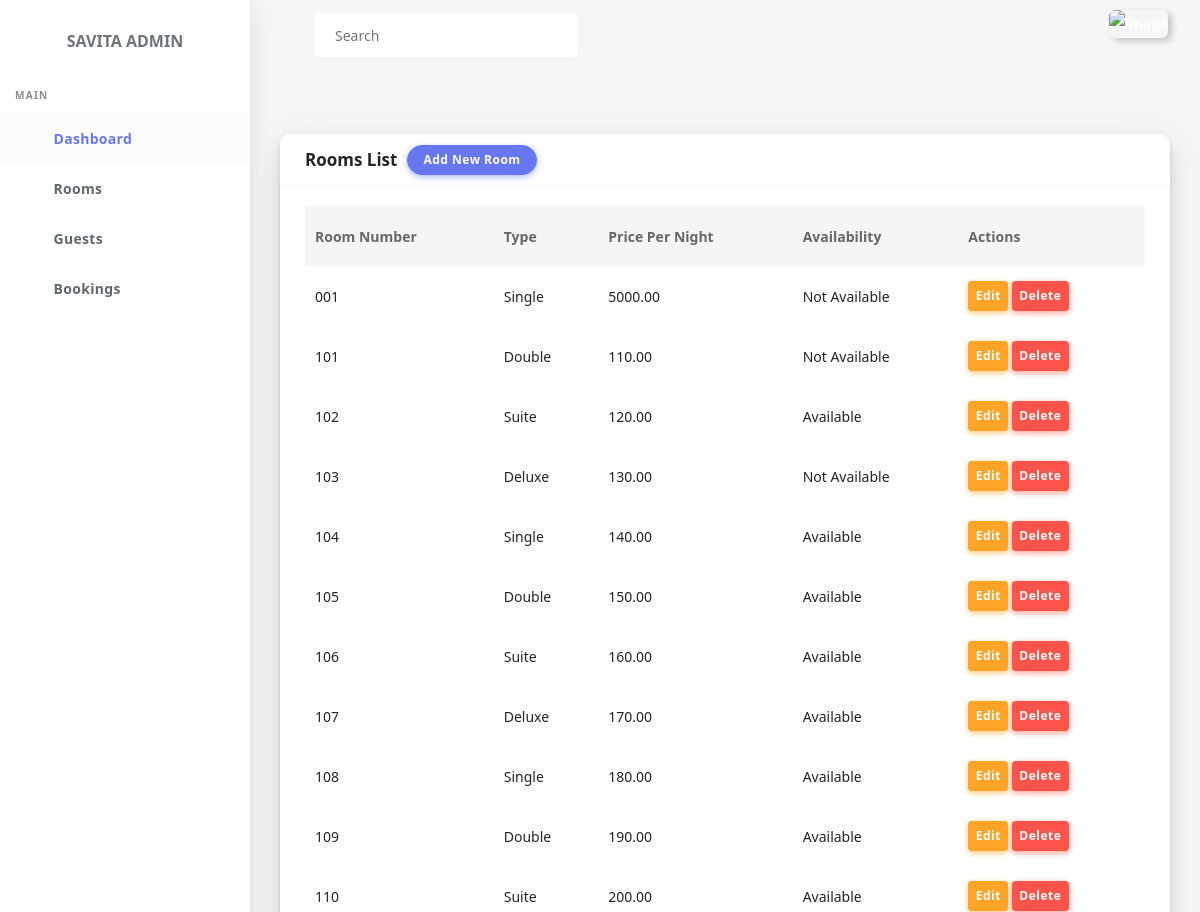
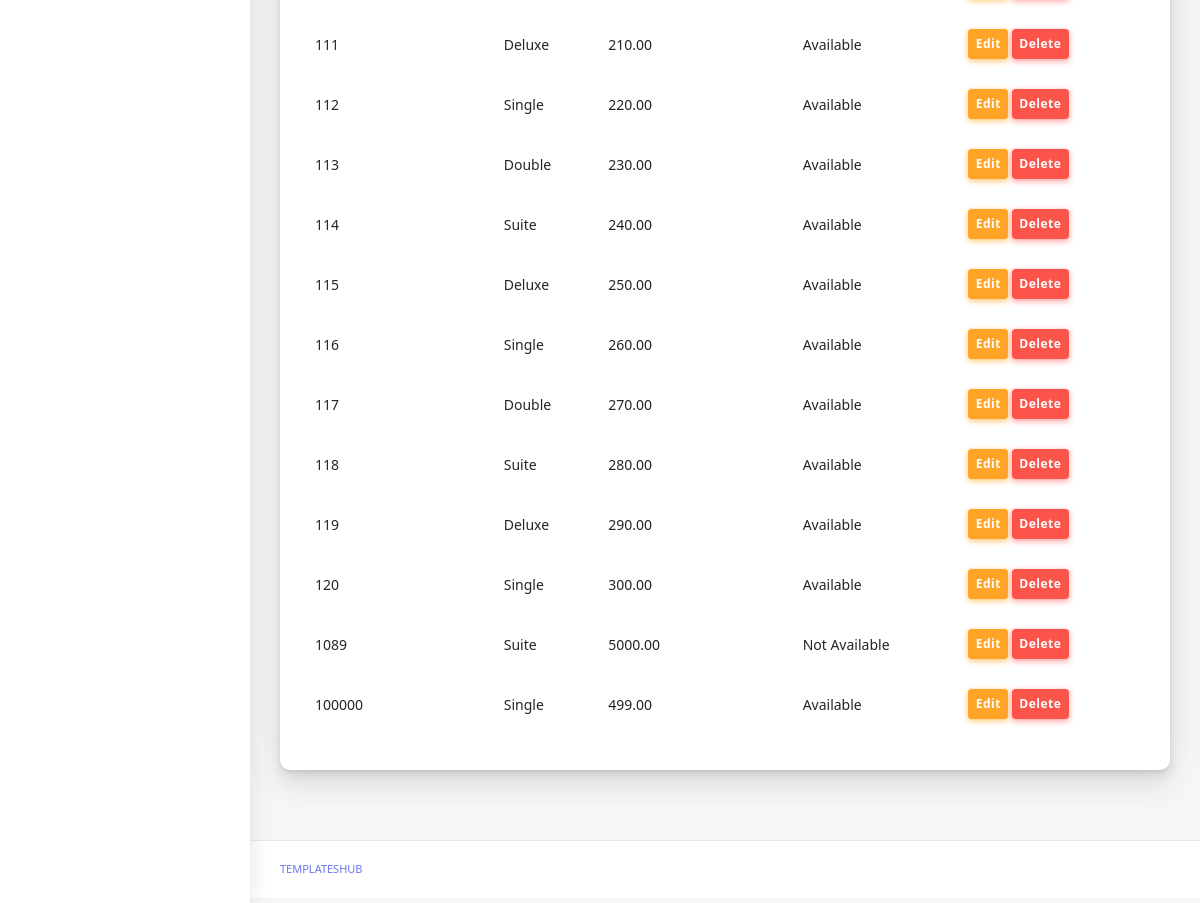
The app's page /room_list/ with its own data (2 pictures, top to bottom).
### src/models.py (models this page shows, shortened)
class Room(models.Model):
    ROOM_TYPES = [
        ('single', 'Single'),
        ('double', 'Double'),
        ('suite', 'Suite'),
    ]
    room_number = models.CharField(max_length=10, unique=True)
    room_type = models.CharField(max_length=10, choices=ROOM_TYPES)
    price_per_night = models.DecimalField(max_digits=8, decimal_places=2)
    is_available = models.BooleanField(default=True)

### src/views.py (the view)
# urls.py: path('room_list/', views.room_list, name='room_list'),
def room_list(request):
    rooms = Room.objects.all()
    return render(request, 'savita_admin/room_list.html', {'rooms': rooms})

### src/templates/savita_admin/room_list.html
{% extends "savita_admin/partials/base.html" %}
{% block content %}
<div class="main-content mt-1">
    <div class="card">
        <div class="card-header">
            <h4>Rooms List</h4>
            <a href="{% url 'room_create' %}" class="btn btn-primary">Add New Room</a>
        </div>
        <div class="card-body">
            <table class="table table-stripped" id="table-1">
                <thead>
                    <tr>
                        <th>Room Number</th>
                        <th>Type</th>
                        <th>Price Per Night</th>
                        <th>Availability</th>
                        <th>Actions</th>
                    </tr>
                </thead>
                <tbody>
                    {% for room in rooms %}
                    <tr>
                        <td>{{ room.room_number }}</td>
                        <td>{{ room.get_room_type_display }}</td>
                        <td>{{ room.price_per_night }}</td>
                        <td>{{ room.is_available|yesno:"Available,Not Available" }}</td>
                        <td>
                            <a href="{% url 'room_update' room.id %}" class="btn btn-warning btn-sm">Edit</a>
                            <a href="{% url 'room_delete' room.id %}" class="btn btn-danger btn-sm">Delete</a>
                        </td>
                    </tr>
                    {% endfor %}
                </tbody>
            </table>
        </div>
    </div>
</div>
{% endblock content %}

### src/templates/savita_admin/partials/base.html (shortened to what this page needs)
{% load static %}
<!DOCTYPE html>
<html lang="en">
<head>
  <link rel="stylesheet" href="{% static 'savita_admin/assets/css/app.min.css' %}">
  <link rel="stylesheet" href="{% static 'savita_admin/assets/css/style.css' %}">
  <link rel="stylesheet" href="{% static 'savita_admin/assets/css/components.css' %}">
  <link rel="stylesheet" href="{% static 'savita_admin/assets/bundles/datatables/datatables.min.css' %}">
  <link rel="stylesheet" href="{% static 'savita_admin/assets/bundles/datatables/DataTables-1.10.16/css/dataTables.bootstrap4.min.css' %}">
  <link rel="stylesheet" href="{% static 'savita_admin/assets/bundles/select2/dist/css/select2.min.css' %}">
  <link rel="stylesheet" href="{% static 'savita_admin/assets/css/custom.css' %}">
</head>
<body>
  <div id="app">
    <div class="main-wrapper main-wrapper-1">
        <nav class="navbar navbar-expand-lg main-navbar sticky">
            <div class="form-inline mr-auto">
              <ul class="navbar-nav mr-3">
                <li><a href="#" data-toggle="sidebar" class="nav-link nav-link-lg collapse-btn"> </a></li>
                <li><a href="#" class="nav-link nav-link-lg fullscreen-btn">
                  </a></li>
                <li>
                  <form class="form-inline mr-auto">
                    <div class="search-element">
                      <input class="form-control" type="search" placeholder="Search" aria-label="Search" data-width="200">
                      <button class="btn" type="submit">
                        <i class="fas fa-search"></i>
                      </button>
                    </div>
                  </form>
                </li>
              </ul>
            </div>
            <ul class="navbar-nav navbar-right">
              <li class="dropdown dropdown-list-toggle"><a href="#" data-toggle="dropdown" class="nav-link notification-toggle nav-link-lg"><i data-feather="bell" class="bell"></i>
                </a>
              </li>
              <li class="dropdown"><a href="#" data-toggle="dropdown"
                  class="nav-link dropdown-toggle nav-link-lg nav-link-user"> <img alt="image" src="{{ request.user.profile.profile_picture.url }}"
                    class="user-img-radious-style"> </a>
              </li>
            </ul>
        </nav>
        <div class="main-sidebar sidebar-style-2">
            <aside id="sidebar-wrapper">
              <div class="sidebar-brand mt-2">
                <h6 class="pt-4">SAVITA ADMIN</h6>
              </div>
              <ul class="sidebar-menu">
                <li class="menu-header">Main</li>
                <li class="dropdown active">
                  <a href="#" class="nav-link"><span>Dashboard</span></a>
                </li>
                <li class="dropdown">
                  <a href="#" class="menu-toggle nav-link has-dropdown"><span>Rooms</span></a>
                </li>
                <li class="dropdown">
                  <a href="#" class="menu-toggle nav-link has-dropdown"><span>Guests</span></a>
                </li>
                <li class="dropdown">
                  <a href="#" class="menu-toggle nav-link has-dropdown"><span>Bookings</span></a>
                </li>
              </ul>
            </aside>
        </div>
        {% block content %}
        {% endblock content %}
        <footer class="main-footer">
            <div class="footer-left">
              <a href="templateshub.net">Templateshub</a>
            </div>
        </footer>
    </div>
</div>
</body>
</html>

### records on screen
Room: room_number "001", room_type "Single", price_per_night "5000.00", is_available "Not Available"
Room: room_number "101", room_type "Double", price_per_night "110.00", is_available "Not Available"
Room: room_number "102", room_type "Suite", price_per_night "120.00", is_available "Available"
Room: room_number "103", room_type "Deluxe", price_per_night "130.00", is_available "Not Available"
Room: room_number "104", room_type "Single", price_per_night "140.00", is_available "Available"
Room: room_number "105", room_type "Double", price_per_night "150.00", is_available "Available"
Room: room_number "106", room_type "Suite", price_per_night "160.00", is_available "Available"
Room: room_number "107", room_type "Deluxe", price_per_night "170.00", is_available "Available"
Room: room_number "108", room_type "Single", price_per_night "180.00", is_available "Available"
Room: room_number "109", room_type "Double", price_per_night "190.00", is_available "Available"
Room: room_number "110", room_type "Suite", price_per_night "200.00", is_available "Available"
Room: room_number "111", room_type "Deluxe", price_per_night "210.00", is_available "Available"
Room: room_number "112", room_type "Single", price_per_night "220.00", is_available "Available"
Room: room_number "113", room_type "Double", price_per_night "230.00", is_available "Available"
Room: room_number "114", room_type "Suite", price_per_night "240.00", is_available "Available"
Room: room_number "115", room_type "Deluxe", price_per_night "250.00", is_available "Available"
Room: room_number "116", room_type "Single", price_per_night "260.00", is_available "Available"
Room: room_number "117", room_type "Double", price_per_night "270.00", is_available "Available"
Room: room_number "118", room_type "Suite", price_per_night "280.00", is_available "Available"
Room: room_number "119", room_type "Deluxe", price_per_night "290.00", is_available "Available"
Room: room_number "120", room_type "Single", price_per_night "300.00", is_available "Available"
Room: room_number "1089", room_type "Suite", price_per_night "5000.00", is_available "Not Available"
Room: room_number "100000", room_type "Single", price_per_night "499.00", is_available "Available"
